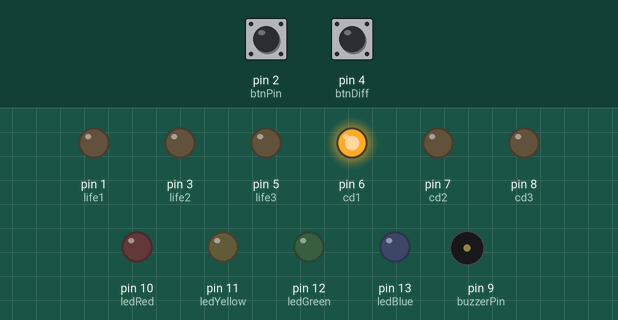
Recording of a sketch running on a simulated Arduino Uno, built with avr-gcc and run on an emulated ATmega328P. Parts: output pins drawn as LEDs (lit = HIGH), buzzer (waves = sounding). The test bench sets the inputs (shaded band); at power-on: pin 2 (btnPin) HIGH, pin 4 (btnDiff) HIGH. Random numbers use the default seed unless the sketch sets one.

Above: at 0.8 s.
0.9 s: pin 2 (btnPin) pulled LOW for 0.15 s
At 6.5 s:
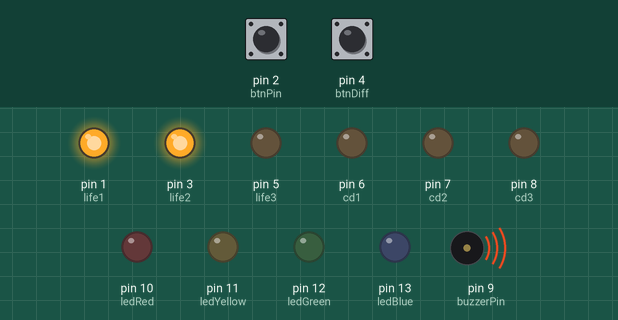
7.0 s: pin 4 (btnDiff) pulled LOW for 3.2 s
At 10.7 s:
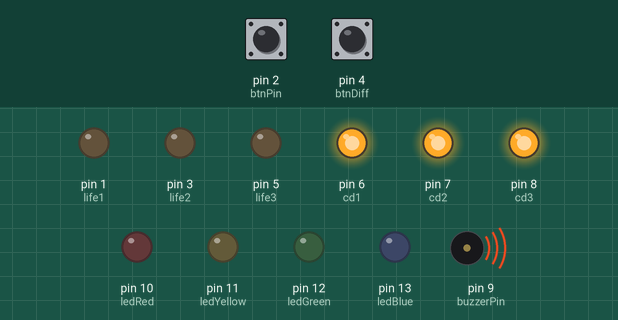
13.2 s: pin 4 (btnDiff) pulled LOW for 0.15 s
At 13.9 s:
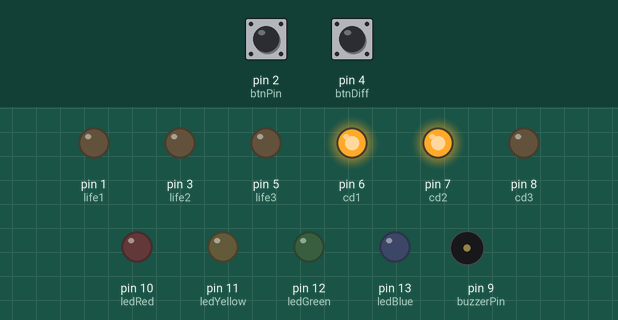
15.0 s: pin 4 (btnDiff) pulled LOW for 1 s
At 17.1 s:
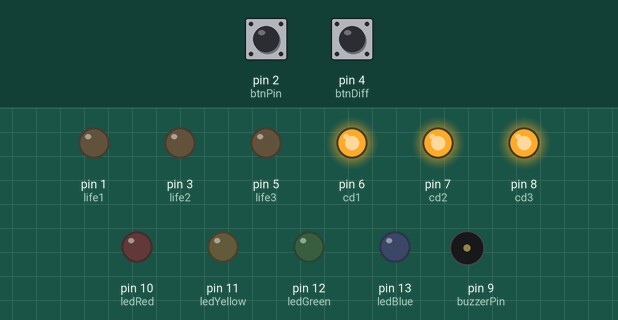
17.7 s: pin 2 (btnPin) pulled LOW for 1 s
At 18.7 s:
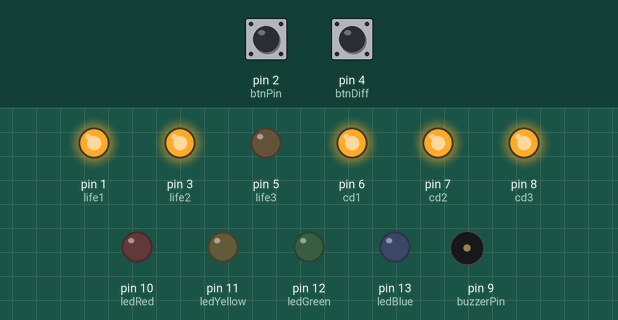
21.7 s: pin 4 (btnDiff) pulled LOW for 3.2 s
Timing chart, 0 to 26.6 s (numbered marks = the images above; inputs shaded):
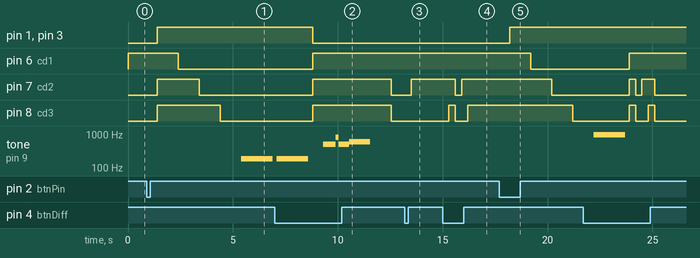

The sketch:

pitchGame260708.ino
```cpp
const int potPin = A0;
const int btnPin = 2;
const int btnDiff = 4;
const int buzzerPin = 9;
const int ledBlue = 13, ledGreen = 12, ledYellow = 11, ledRed = 10;
const int cd1 = 6, cd2 = 7, cd3 = 8;
const int life1 = 1, life2 = 3, life3 = 5;

//global
int targetPitch;
bool gameActive = true;
int difficulty = 1; //diff
unsigned long guessingStartTime = 0;
bool selecting = true;
int temp;
unsigned long pressStartTime = 0;
bool isPressing = false;
int life = 2;

void setup() {
  pinMode(btnPin, INPUT_PULLUP);
  pinMode(btnDiff, INPUT_PULLUP);
  pinMode(ledBlue, OUTPUT);
  pinMode(ledGreen, OUTPUT);
  pinMode(ledYellow, OUTPUT);
  pinMode(ledRed, OUTPUT);
  pinMode(cd1, OUTPUT);
  pinMode(cd2, OUTPUT);
  pinMode(cd3, OUTPUT);
  pinMode(life1, OUTPUT);
  pinMode(life2, OUTPUT);
  pinMode(life3, OUTPUT);

  randomSeed(analogRead(0));
  selectDifficulty();
  refreshLives();
  startNewRound();
}

void selectDifficulty() {
  bool inMenu = true;
  while (inMenu) {
    // Show current difficulty
    digitalWrite(cd1, HIGH);
    digitalWrite(cd2, (difficulty >= 2) ? HIGH : LOW);
    digitalWrite(cd3, (difficulty >= 3) ? HIGH : LOW);

    // Change difficulty
    if (digitalRead(btnDiff) == LOW) {
      difficulty++;
      if (difficulty > 3) difficulty = 1;
      delay(300); // Simple debounce
    }

    // Exit menu with main button
    if (digitalRead(btnPin) == LOW) {
      inMenu = false;
      delay(500);
      clearLEDs();
    }
  }
}

void refreshLives() {
  // Keep lives within 0 and 3
  life = constrain(life, 0, 3);

  // Turn pins on/off based on the 'life' variable
  digitalWrite(life1, (life >= 1) ? HIGH : LOW);
  digitalWrite(life2, (life >= 2) ? HIGH : LOW);
  digitalWrite(life3, (life >= 3) ? HIGH : LOW);

  // If lives hit 0, handle game over (optional)
  if (life <= 0) {
    // Add Game Over logic here (e.g., flash lights, reset to 3)
    delay(500);
    tone(buzzerPin,500,200);
    delay(200);
    tone(buzzerPin,500,200);
    delay(200);
    tone(buzzerPin,500,200);
    delay(200);
    tone(buzzerPin,800,150);
    delay(150);
    tone(buzzerPin,500,500);
    delay(500);
    tone(buzzerPin,600,1000);
    delay(2000);
    clearLEDs();
    selectDifficulty();
    life = 2;
    refreshLives();
    startNewRound();
  }
}

void startNewRound() {
  // --- Variable Parameters based on Difficulty ---
  int minPitch = 131;
  int maxPitch;
  int duration;
  int playCount;

  if (difficulty == 1) {
    maxPitch = 523; // C5
    duration = 6000;
    playCount = 2;
  } else if (difficulty == 2) {
    maxPitch = 1047; // C6
    duration = 6000;
    playCount = 1;
  } else {
    maxPitch = 2093; // C7
    duration = 3000;
    playCount = 1;
  }

  targetPitch = random(minPitch, maxPitch + 1);

    //countdown
  int cd[] = {cd1, cd2, cd3};
  for(int i=0; i<3; i++){
    digitalWrite(cd[i], HIGH);
  }
  delay(1000);
  for(int i=0; i<3; i++){
    digitalWrite(cd[i], LOW);
    delay(1000);
  }

  // Play target pitch 2 times
  for(int i = 0; i < playCount; i++) {
    tone(buzzerPin, targetPitch, 1500);
    delay(1700);
  }
  for(int i=0; i<3; i++){
    digitalWrite(cd[i], HIGH);
  }
  guessingStartTime = millis();
}

void loop() {
  if (digitalRead(btnDiff) == LOW) {
      noTone(buzzerPin);
      clearLEDs();
      life = 0;
      refreshLives();
      selectDifficulty(); // Go back to the menu
      life = 2;
      refreshLives();
      startNewRound();    // Restart after menu
      return;             // Exit this loop cycle
  }

  unsigned long currentMillis = millis();
  unsigned long elapsed = currentMillis - guessingStartTime;
  if (difficulty == 3){
    temp = 3000;
  } else {
    temp = 6000;
  }

// 1. Timer Logic (Check the biggest numbers first!)
  if (elapsed >= temp) {
    // Time is up!
    digitalWrite(cd1, LOW);
    noTone(buzzerPin);
    evaluate(-1, targetPitch);
    delay(2000);
    clearLEDs();
    startNewRound();
  }
  else if (elapsed >= ((temp/3)*2)) {
    digitalWrite(cd2, LOW); // 4 seconds passed, turn off 3rd LED
  }
  else if (elapsed >= (temp/3)) {
    digitalWrite(cd3, LOW); // 2 seconds passed, turn off 2nd LED
  }

  // 2. Play/Control Logic
  int potVal = analogRead(potPin);
  int playerPitch = map(potVal, 0, 1023, 131, 1047);
  tone(buzzerPin, playerPitch);

  // 3. Button Logic
  if (digitalRead(btnPin) == LOW) {
    noTone(buzzerPin);
    evaluate(playerPitch, targetPitch);
    delay(2000);
    clearLEDs();
    startNewRound();
  }
}

void evaluate(int guess, int target) {
  int diff = abs(guess - target);

  if (diff == 15) {
    digitalWrite(ledBlue, HIGH);
    life++;
  } else if (diff <= 50) {
    digitalWrite(ledGreen, HIGH);
  } else if (diff <= 150) {
    digitalWrite(ledYellow, HIGH);
    life--;
  } else {
    digitalWrite(ledRed, HIGH);
    life--;
  }
  refreshLives();
}

void clearLEDs() {
  digitalWrite(ledBlue, LOW);
  digitalWrite(ledGreen, LOW);
  digitalWrite(ledYellow, LOW);
  digitalWrite(ledRed, LOW);
}
```

Measured:
- after the input at 0.9 s, pin 1 (life1), pin 3 (life2): LOW → HIGH after 0.50 s; pin 6 (cd1): HIGH → LOW after 1.5 s; pin 7 (cd2): LOW → HIGH after 0.50 s, → LOW 2.0 s later; pin 8 (cd3): LOW → HIGH after 0.50 s, → LOW 3.0 s later; tone on pin 9 (buzzerPin): silent → 187 Hz after 4.5 s, → silent 1.5 s later
- after the input at 7.0 s, pin 1 (life1), pin 3 (life2): HIGH → LOW after 1.8 s
- after the input at 13.2 s, pin 7 (cd2): LOW → HIGH after 0.30 s
- after the input at 15.0 s, pin 7 (cd2): HIGH → LOW after 0.60 s, → HIGH 0.30 s later; pin 8 (cd3): LOW → HIGH after 0.30 s, → LOW 0.30 s later, → HIGH 0.60 s later
- after the input at 17.7 s, pin 1 (life1), pin 3 (life2): LOW → HIGH after 0.50 s; pin 6 (cd1): HIGH → LOW after 1.5 s; pin 7 (cd2): HIGH → LOW after 2.5 s; pin 8 (cd3): HIGH → LOW after 3.5 s
